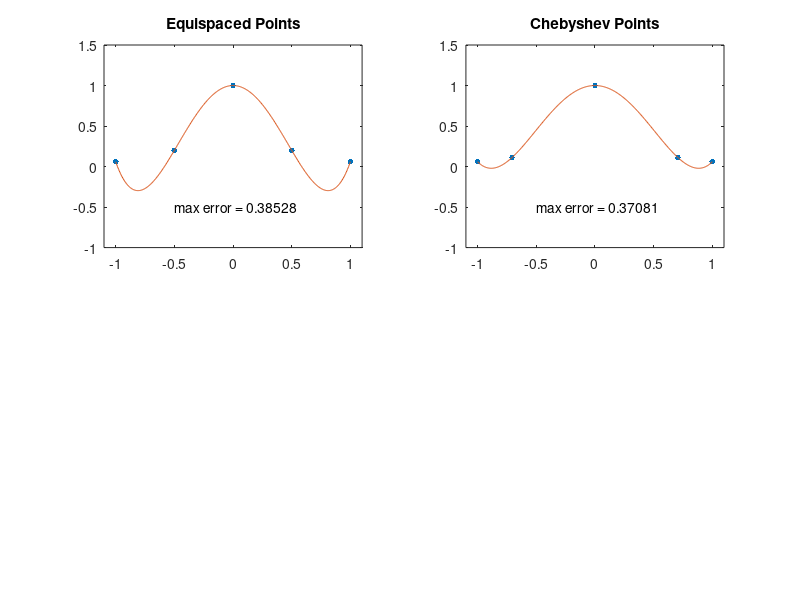
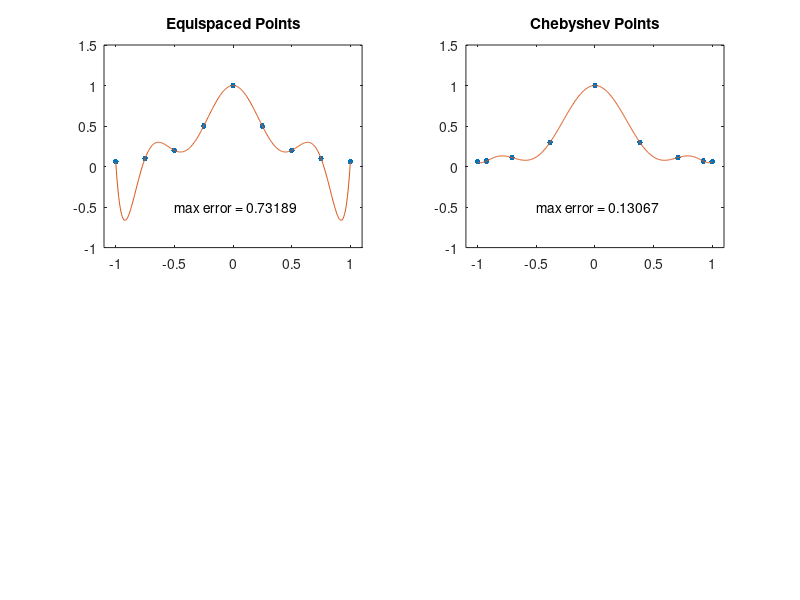
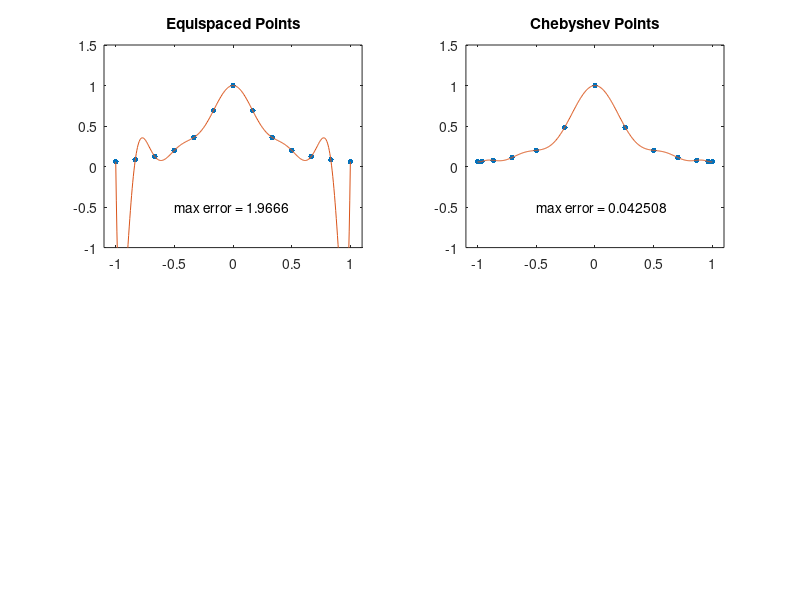
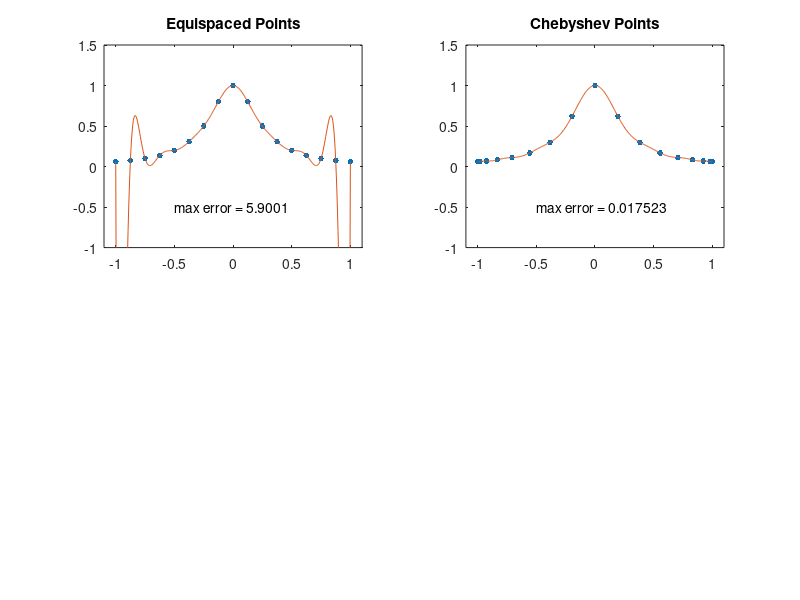

Write MATLAB code to recreate these figures, in order.
% Stephanie Klumpe
% Problem 5.3 edited code

clear
close all
clc

error = zeros(2,7);       %% Set up an error matrix to hold the max errors
counter = 1;                     %% Counter used for indexing
xx = -1:.005:1; clf              %% x space
v=1; %% Used to split the above error matrix into the two different errors
Nval=[4 8 12 16 20 24 28];       %% N-value vector

 for N = Nval

  for i = 1:2

    if i==1, s = 'Equispaced Points'; x = -1 + 2*(0:N)/N; end
    if i==2, s = 'Chebyshev Points';  x = cos(pi*(0:N)/N); end
    subplot(2,2,i)
    u = 1./(1+16*x.^2);
    uu = 1./(1+16*xx.^2);
    p = polyfit(x,u,N);              % interpolation
    pp = polyval(p,xx);              % evaluation of interpolant
    plot(x,u,'.','markersize',13)
    hold off
    line(xx,pp)
    axis([-1.1 1.1 -1 1.5]), title(s)
    error(i,counter) = norm(uu-pp,inf);
    text(-.5,-.5,['max error = ' num2str(error(i,counter))])

  end

  err1=error(1:v,:);             %% Max error vector of equispaced
  err2=error(v+1:end,:);         %% Max error vector for the Cheb nodes
  figure          %% Opens new figure for each of the different N-values
  counter=counter+1;

 end

loglog(Nval,err1)
title('Error of Equispaced Points vs N')
figure
loglog(Nval,err2)
title('Error of Chebyshev Points vs N')
 
